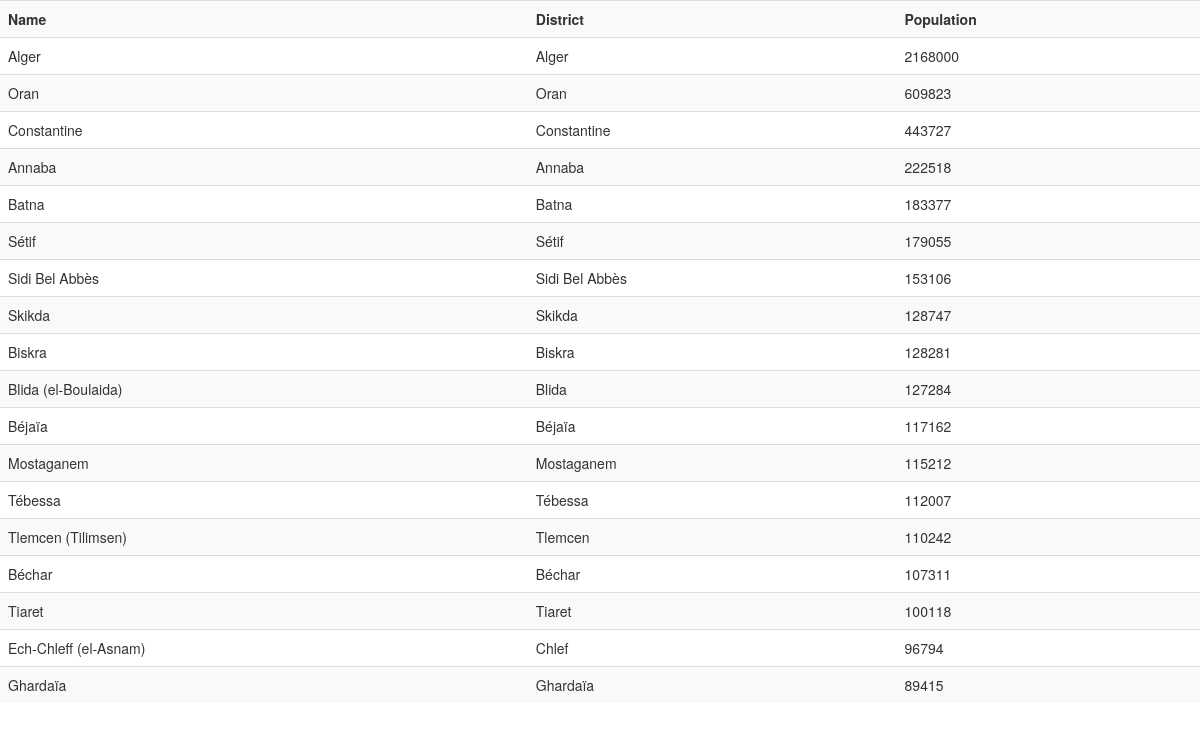
The app's page /citylist/DZA with its own data.
### tables this page shows
CREATE TABLE city (
	"index" BIGINT, 
	id BIGINT, 
	name TEXT, 
	countrycode TEXT, 
	district TEXT, 
	population BIGINT
);

### country_alchemy.py (the view)
@app.route('/citylist/<c_code>')
def citylist(c_code):
    res = db.session.execute('select * from city where countrycode = :ccode',
                             {'ccode': c_code})
    return render_template('cities.html', cities=res.fetchall(),
                           columns=res.keys())

### templates/cities.html
{% extends "bootstrap/base.html" %}
{% block content %}
        <table class="table table-striped">
	<tr><th>Name</th><th>District</th><th>Population</th></tr>
        {% for city in cities %}
            <tr><td> {{ city.name }}</a> </td> <td>{{ city.district }}</td> <td>{{ city.population }} </td> </tr>
        {% endfor %}
        </table>
{% endblock %}

### records on screen
city: name "Alger", district "Alger", population "2168000"
city: name "Oran", district "Oran", population "609823"
city: name "Constantine", district "Constantine", population "443727"
city: name "Annaba", district "Annaba", population "222518"
city: name "Batna", district "Batna", population "183377"
city: name "Sétif", district "Sétif", population "179055"
city: name "Sidi Bel Abbès", district "Sidi Bel Abbès", population "153106"
city: name "Skikda", district "Skikda", population "128747"
city: name "Biskra", district "Biskra", population "128281"
city: name "Blida (el-Boulaida)", district "Blida", population "127284"
city: name "Béjaïa", district "Béjaïa", population "117162"
city: name "Mostaganem", district "Mostaganem", population "115212"
city: name "Tébessa", district "Tébessa", population "112007"
city: name "Tlemcen (Tilimsen)", district "Tlemcen", population "110242"
city: name "Béchar", district "Béchar", population "107311"
city: name "Tiaret", district "Tiaret", population "100118"
city: name "Ech-Chleff (el-Asnam)", district "Chlef", population "96794"
city: name "Ghardaïa", district "Ghardaïa", population "89415"
